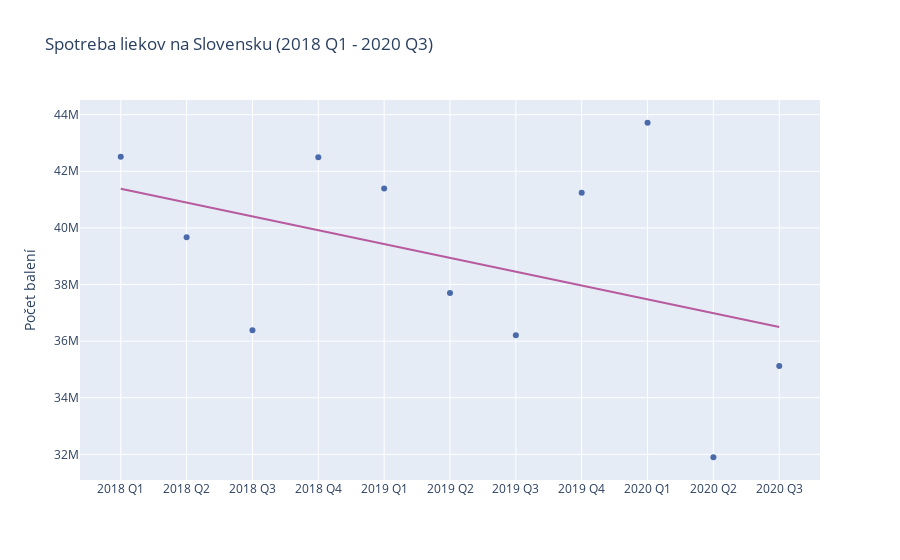

This figure's notebook cell:
### Code cell
modra = '#4B6AAB'
zelena = '#73B5AB'
zlta = '#F1C75B'
oranzova = '#D8764C'
ruzova = '#B75B9E'
fig = go.Figure()
fig.add_trace(go.Scatter(x=[f'{i} {j}' for i in range(2018,2021) for j in ('Q1','Q2','Q3','Q4')][:-1], y=long_tab['pocet'],mode='markers', marker_color=modra))
fig.add_trace(go.Scatter(x=[f'{i} {j}' for i in range(2018,2021) for j in ('Q1','Q2','Q3','Q4')][:-1], y= y_pred, mode='lines', marker_color=ruzova))
fig.update_layout(
    title="Spotreba liekov na Slovensku (2018 Q1 - 2020 Q3)",
    yaxis_title="Počet balení")
fig.update_layout(showlegend=False)
fig.show()

### Figure 1 — Plotly figure (JSON) as saved in the notebook; plotly's stock layout.template omitted (floating-point values rounded to 4 significant figures)
{"data": [{"marker": {"color": "#4B6AAB"}, "mode": "markers", "type": "scatter", "x": ["2018 Q1", "2018 Q2", "2018 Q3", "2018 Q4", "2019 Q1", "2019 Q2", "2019 Q3", "2019 Q4", "2020 Q1", "2020 Q2", "2020 Q3"], "y": [42510000.0, 39670000.0, 36380000.0, 42500000.0, 41390000.0, 37700000.0, 36200000.0, 41240000.0, 43710000.0, 31900000.0, 35120000.0]}, {"marker": {"color": "#B75B9E"}, "mode": "lines", "type": "scatter", "x": ["2018 Q1", "2018 Q2", "2018 Q3", "2018 Q4", "2019 Q1", "2019 Q2", "2019 Q3", "2019 Q4", "2020 Q1", "2020 Q2", "2020 Q3"], "y": [41380000.0, 40890000.0, 40410000.0, 39920000.0, 39430000.0, 38940000.0, 38450000.0, 37960000.0, 37470000.0, 36980000.0, 36500000.0]}], "layout": {"showlegend": false, "title": {"text": "Spotreba liekov na Slovensku (2018 Q1 - 2020 Q3)"}, "yaxis": {"title": {"text": "Počet balení"}}}}
